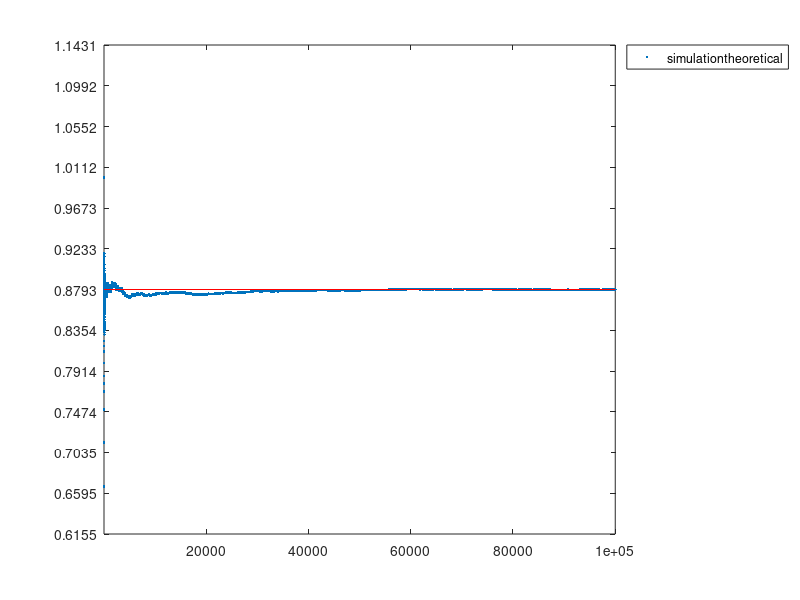

This figure's MATLAB source: (Note: this script raises an error after producing the figure.)
% example 4.8, two ships, none of them waits

clc; clear; clf;

% exact computation
% plot
% by hand, favourable area / total area = (23^2/2 + 22^2/2)/24^2

p_hand=(23^2/2 + 22^2/2)/24^2;

% approximate computation
% by simulation:
N=100000;

% the arrivals
A=24*rand(1,N);
B=24*rand(1,N);
sim=cumsum((A+1<B) | (B+2<A)) ./ (1:N);
plot(1:N, sim, ".", [1,N],[p_hand, p_hand],"r");
axis([1,N,0.7*p_hand, 1.3*p_hand]);
yt=(0.7:0.05:1.3)*p_hand;
yticks(yt);

legend(["simulation", "theoretical"],"Location","northeastoutside");
text(N,p_hand,"  p="+strip(string(rats(p_hand))));
title(sprintf("example 4.8\n two ships, none of them waits"));

